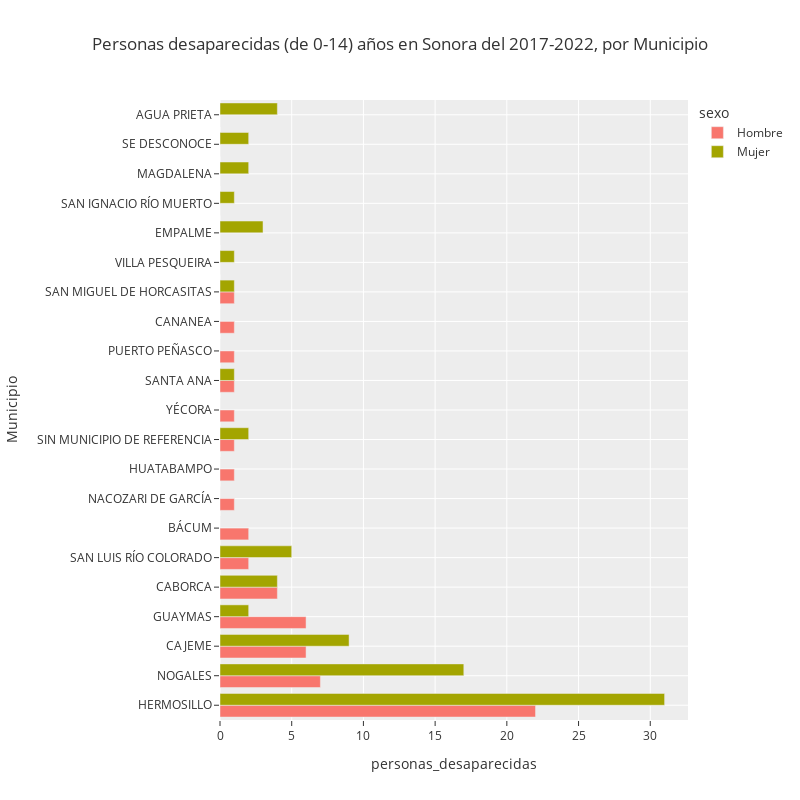

The cell this chart's notebook holds for it:
### Code cell
# Número de personas desaparecidas por Municipio y sexo
dff = pd.melt(personas_desaparecidas,ignore_index=False, var_name = 'sexo',value_vars=['Hombre', 'Mujer'], value_name='personas_desaparecidas')


fig = px.bar(dff, y=dff.index, x='personas_desaparecidas', color='sexo',orientation='h',barmode='group',
            title = 'Personas desaparecidas (de 0-14) años en Sonora del 2017-2022, por Municipio y sexo',
            labels = {'index':"",
                        "x": "Número de personas" },
                        width=800, height=800,
                        template='ggplot2')
fig.show()

### Figure 1 — Plotly figure (JSON) as saved in the notebook; plotly's stock layout.template omitted (floating-point values rounded to 4 significant figures)
{"data": [{"alignmentgroup": "True", "hovertemplate": "sexo=Hombre<br>personas_desaparecidas=%{x}<br>Municipio=%{y}<extra></extra>", "legendgroup": "Hombre", "marker": {"color": "#F8766D", "pattern": {"shape": ""}}, "name": "Hombre", "offsetgroup": "Hombre", "orientation": "h", "showlegend": true, "textposition": "auto", "type": "bar", "x": [22, 7, 6, 6, 4, 2, 2, 1, 1, 1, 1, 1, 1, 1, 1, 0, 0, 0, 0, 0, 0], "xaxis": "x", "y": ["HERMOSILLO", "NOGALES", "CAJEME", "GUAYMAS", "CABORCA", "SAN LUIS RÍO COLORADO", "BÁCUM", "NACOZARI DE GARCÍA", "HUATABAMPO", "SIN MUNICIPIO DE REFERENCIA", "YÉCORA", "SANTA ANA", "PUERTO PEÑASCO", "CANANEA", "SAN MIGUEL DE HORCASITAS", "VILLA PESQUEIRA", "EMPALME", "SAN IGNACIO RÍO MUERTO", "MAGDALENA", "SE DESCONOCE", "AGUA PRIETA"], "yaxis": "y"}, {"alignmentgroup": "True", "hovertemplate": "sexo=Mujer<br>personas_desaparecidas=%{x}<br>Municipio=%{y}<extra></extra>", "legendgroup": "Mujer", "marker": {"color": "#A3A500", "pattern": {"shape": ""}}, "name": "Mujer", "offsetgroup": "Mujer", "orientation": "h", "showlegend": true, "textposition": "auto", "type": "bar", "x": [31, 17, 9, 2, 4, 5, 0, 0, 0, 2, 0, 1, 0, 0, 1, 1, 3, 1, 2, 2, 4], "xaxis": "x", "y": ["HERMOSILLO", "NOGALES", "CAJEME", "GUAYMAS", "CABORCA", "SAN LUIS RÍO COLORADO", "BÁCUM", "NACOZARI DE GARCÍA", "HUATABAMPO", "SIN MUNICIPIO DE REFERENCIA", "YÉCORA", "SANTA ANA", "PUERTO PEÑASCO", "CANANEA", "SAN MIGUEL DE HORCASITAS", "VILLA PESQUEIRA", "EMPALME", "SAN IGNACIO RÍO MUERTO", "MAGDALENA", "SE DESCONOCE", "AGUA PRIETA"], "yaxis": "y"}], "layout": {"barmode": "group", "height": 800, "legend": {"title": {"text": "sexo"}, "tracegroupgap": 0}, "title": {"text": "Personas desaparecidas (de 0-14) años en Sonora del 2017-2022, por Municipio"}, "width": 800, "xaxis": {"anchor": "y", "domain": [0, 1], "title": {"text": "personas_desaparecidas"}}, "yaxis": {"anchor": "x", "domain": [0, 1], "title": {"text": "Municipio"}}}}
